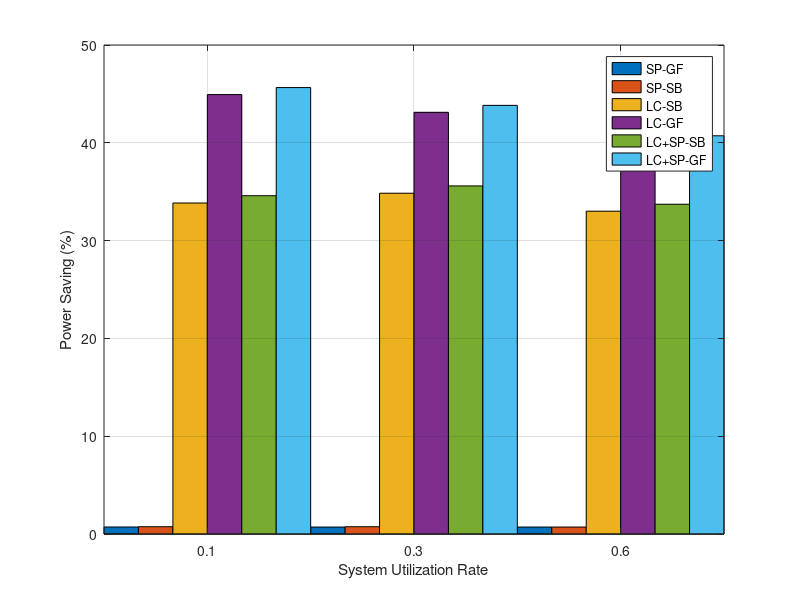

The MATLAB source for this figure:
%y1=[55.64857748548341  0.7157407167279669 54.93283676875539; 
 %   53.82831116783483 0.7097418075501416 53.11856936028466; 
  %  51.71870241081558 0.7114636811399635 51.00723872967564]; 
  %y1=[45.591089765134996 0.74683105176049725 44.844258713374446;
   %  44.591089765134996 0.74683105176049725 43.844258713374446;
    %43.71870241081558 0.7114636811399635 43.00723872967564];
    %dns
  %y1=[55.64857748548341 45.591089765134996  0.7157407167279669 0.74683105176049725 54.93283676875539 44.844258713374446; 
  %53.82831116783483 44.591089765134996 0.7097418075501416 0.74683105176049725 53.11856936028466 43.844258713374446; 
 %51.71870241081558 43.71870241081558 0.7114636811399635 0.7114636811399635 51.00723872967564 43.00723872967564];

%web search
  %y1=[46.591089765134996 35.948286816438203 0.74683105176049725 0.7477147368137902 45.844258713374446 35.20057207962444;
   %   42.10000270625413 34.4683693361501 0.7441733440102311 0.7476714098674036 41.35582936224387 33.72069792628276;
    %  39.75945262441445 32.75945262441445 0.7477626949913733 0.7477626949913733 39.01168992942312 32.01168992942312
  %];

%web service
  y1=[0.7157407167279669 0.74683105176049725 33.844258713374446 44.93283676875539 34.591089765134996 45.64857748548341 ; 
  0.7097418075501416 0.74683105176049725 34.844258713374446 43.11856936028466 35.591089765134996 43.82831116783483 ; 
 0.7114636811399635 0.7114636811399635 33.00723872967564 40.00723872967564 33.71870241081558 40.71870241081558 ];
  
b=bar(y1,1,'grouped');  
grid on;  
set(gca, 'xticklabel', {'0.1','0.3','0.6'});  
%legend('LC+SP-GF','LC+SP-SB','SP-GF','SP-SB','LC-GF','LC-SB');
legend('SP-GF', 'SP-SB', 'LC-SB', 'LC-GF', 'LC+SP-SB', 'LC+SP-GF')
xlabel('System Utilization Rate');  
ylabel('Power Saving (%)');  
%title('Angle');  